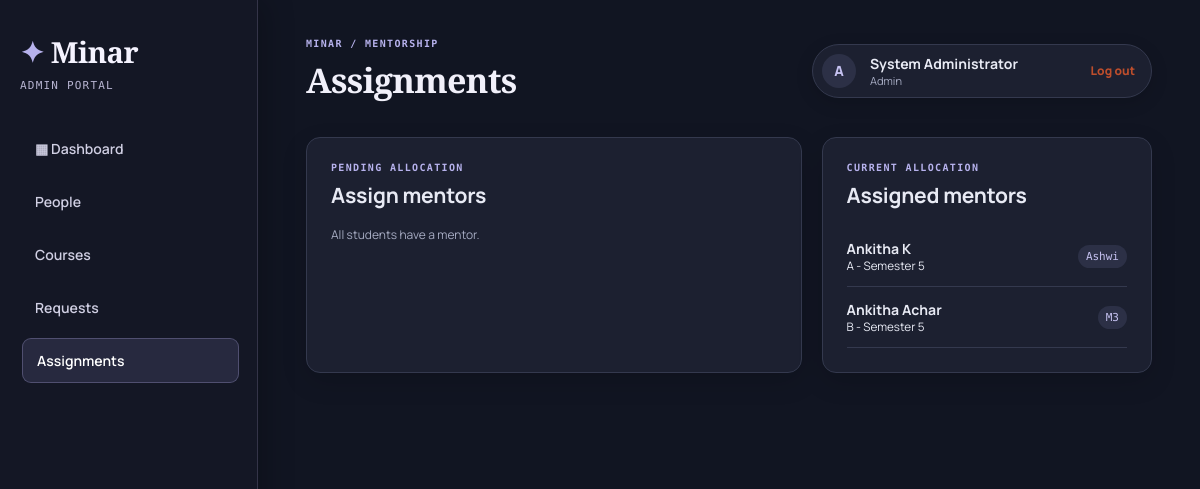
The page /admin.php?view=assignments (signed in) on the database its author committed.
### tables this page shows
CREATE TABLE `users` (
  `id` int(11) NOT NULL AUTO_INCREMENT,
  `role` enum('admin','mentor','student') NOT NULL,
  `name` varchar(100) NOT NULL,
  `username` varchar(50) NOT NULL,
  `email` varchar(120) NOT NULL,
  `password` varchar(255) NOT NULL,
  `department` varchar(100) DEFAULT NULL,
  `section` varchar(20) DEFAULT NULL,
  `semester` tinyint(4) DEFAULT NULL,
  `dob` date DEFAULT NULL,
  `created_at` timestamp NOT NULL DEFAULT current_timestamp(),
  PRIMARY KEY (`id`),
  UNIQUE KEY `username` (`username`),
  UNIQUE KEY `email` (`email`)
);

### config.php (called while the page is built, shortened)
<?php
function db(): PDO
{
    static $pdo;
    if (!$pdo) {
        $pdo = new PDO('mysql:host=' . DB_HOST . ';dbname=' . DB_NAME . ';charset=utf8mb4', DB_USER, DB_PASS, [
            PDO::ATTR_ERRMODE => PDO::ERRMODE_EXCEPTION,
            PDO::ATTR_DEFAULT_FETCH_MODE => PDO::FETCH_ASSOC,
        ]);
    }
    return $pdo;
}
function e($value): string
{
    return htmlspecialchars((string) $value, ENT_QUOTES, 'UTF-8');
}
function countOf(string $table, string $where = '1=1'): int
{
    return (int) db()->query("SELECT COUNT(*) FROM $table WHERE $where")->fetchColumn();
}

### admin.php (the view, shortened to what this page needs)
<?php
require_once __DIR__ . '/layout.php';
$view = $_GET['view'] ?? 'dashboard';
try {
    $data = get_admin_data();
} catch (Throwable $exception) {
    page_start('Admin dashboard', 'Admin');
    echo '<div class="notice warning">' . e($exception->getMessage()) . '</div>';
    page_end();
    exit;
}
?>
<?php if ($view === 'assignments'): ?>
    <section class="split">
        <div class="panel"><p class="eyebrow">PENDING ALLOCATION</p><h2>Assign mentors</h2>
            <?php if (!$data['unassigned']): ?><p class="empty">All students have a mentor.</p><?php endif; ?>
        </div>
        <div class="panel"><p class="eyebrow">CURRENT ALLOCATION</p><h2>Assigned mentors</h2>
            <?php foreach ($data['assigned'] as $student): ?><div class="request-row"><div><strong><?= e($student['name']) ?></strong><small><?= e($student['section']) ?> - Semester <?= e($student['semester']) ?></small></div><span class="badge"><?= e($student['mentor_name']) ?></span></div><?php endforeach; ?>
        </div>
    </section>
<?php endif; ?>
<?php
function get_admin_data(): array { $students=db()->query("SELECT s.*,m.name mentor_name FROM users s LEFT JOIN mentor_assignments a ON a.student_id=s.id LEFT JOIN users m ON m.id=a.mentor_id WHERE s.role='student' ORDER BY s.section,s.name")->fetchAll(); $requests=db()->query("SELECT r.*,u.name student_name,u.section,GROUP_CONCAT(c.code SEPARATOR ', ') subjects FROM course_requests r JOIN users u ON u.id=r.student_id LEFT JOIN request_courses rc ON rc.request_id=r.id LEFT JOIN courses c ON c.id=rc.course_id GROUP BY r.id ORDER BY r.created_at DESC")->fetchAll(); return ['student_count'=>countOf('users',"role='student'"),'mentor_count'=>countOf('users',"role='mentor'"),'pending_count'=>countOf('course_requests',"status='pending'"),'course_count'=>countOf('courses'),'mentors'=>db()->query("SELECT * FROM users WHERE role='mentor' ORDER BY name")->fetchAll(),'unassigned'=>array_filter($students,fn($student)=>!$student['mentor_name']),'assigned'=>array_filter($students,fn($student)=>$student['mentor_name']),'courses'=>db()->query('SELECT * FROM courses ORDER BY semester,code')->fetchAll(),'users'=>db()->query("SELECT u.*,m.name mentor_name FROM users u LEFT JOIN mentor_assignments a ON a.student_id=u.id LEFT JOIN users m ON m.id=a.mentor_id ORDER BY u.role,u.name")->fetchAll(),'requests'=>$requests,'pending_requests'=>array_filter($requests,fn($request)=>$request['status']==='pending')]; }

### rows shown on the page
users: name "Ankitha K", section "A", semester "5", users.name "Ashwi"
users: name "Ankitha Achar", section "B", semester "5", users.name "M3"

### other values the page prints
$role "ADMIN"
$link['label'] "People"
$link['label'] "Courses"
$link['label'] "Requests"
$link['label'] "Assignments"
$title "Assignments"
$profile[0] "A"
$_SESSION['name'] "System Administrator"
$role "Admin"
